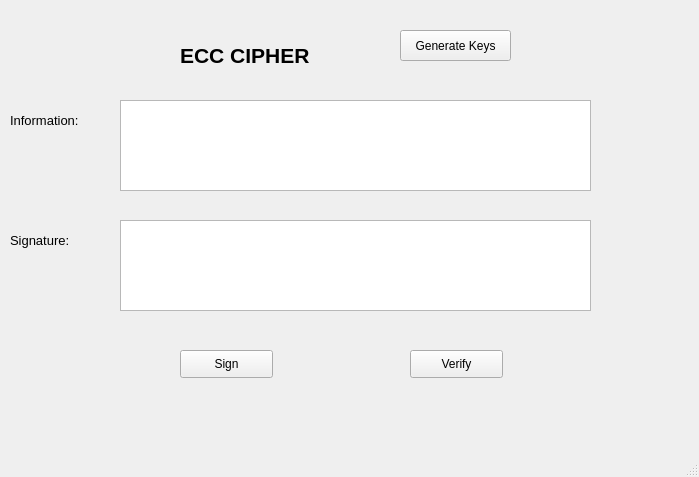
<?xml version="1.0" encoding="UTF-8"?>
<ui version="4.0">
 <class>MainWindow</class>
 <widget class="QMainWindow" name="MainWindow">
  <property name="geometry">
   <rect>
    <x>0</x>
    <y>0</y>
    <width>699</width>
    <height>477</height>
   </rect>
  </property>
  <property name="windowTitle">
   <string>ECC Cipher</string>
  </property>
  <widget class="QWidget" name="centralwidget">
   <widget class="QLabel" name="label">
    <property name="geometry">
     <rect>
      <x>180</x>
      <y>30</y>
      <width>191</width>
      <height>51</height>
     </rect>
    </property>
    <property name="font">
     <font>
      <pointsize>16</pointsize>
      <weight>75</weight>
      <bold>true</bold>
     </font>
    </property>
    <property name="text">
     <string>ECC CIPHER</string>
    </property>
   </widget>
   <widget class="QLabel" name="label_2">
    <property name="geometry">
     <rect>
      <x>10</x>
      <y>110</y>
      <width>101</width>
      <height>21</height>
     </rect>
    </property>
    <property name="font">
     <font>
      <pointsize>10</pointsize>
     </font>
    </property>
    <property name="text">
     <string>Information:</string>
    </property>
   </widget>
   <widget class="QTextEdit" name="txt_information">
    <property name="geometry">
     <rect>
      <x>120</x>
      <y>100</y>
      <width>471</width>
      <height>91</height>
     </rect>
    </property>
   </widget>
   <widget class="QTextEdit" name="txt_signature">
    <property name="geometry">
     <rect>
      <x>120</x>
      <y>220</y>
      <width>471</width>
      <height>91</height>
     </rect>
    </property>
   </widget>
   <widget class="QLabel" name="label_3">
    <property name="geometry">
     <rect>
      <x>10</x>
      <y>230</y>
      <width>101</width>
      <height>21</height>
     </rect>
    </property>
    <property name="font">
     <font>
      <pointsize>10</pointsize>
     </font>
    </property>
    <property name="text">
     <string>Signature:</string>
    </property>
   </widget>
   <widget class="QPushButton" name="btn_generate_keys">
    <property name="geometry">
     <rect>
      <x>400</x>
      <y>30</y>
      <width>111</width>
      <height>31</height>
     </rect>
    </property>
    <property name="text">
     <string>Generate Keys</string>
    </property>
   </widget>
   <widget class="QPushButton" name="btn_sign">
    <property name="geometry">
     <rect>
      <x>180</x>
      <y>350</y>
      <width>93</width>
      <height>28</height>
     </rect>
    </property>
    <property name="text">
     <string>Sign</string>
    </property>
   </widget>
   <widget class="QPushButton" name="btn_verify">
    <property name="geometry">
     <rect>
      <x>410</x>
      <y>350</y>
      <width>93</width>
      <height>28</height>
     </rect>
    </property>
    <property name="text">
     <string>Verify</string>
    </property>
   </widget>
  </widget>
  <widget class="QMenuBar" name="menubar">
   <property name="geometry">
    <rect>
     <x>0</x>
     <y>0</y>
     <width>699</width>
     <height>26</height>
    </rect>
   </property>
  </widget>
  <widget class="QStatusBar" name="statusbar"/>
 </widget>
 <resources/>
 <connections/>
</ui>
